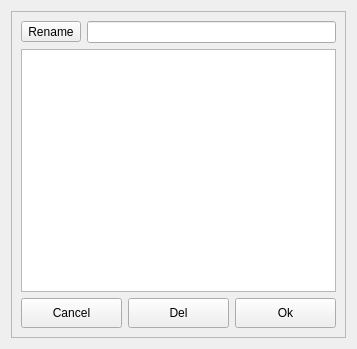
<?xml version="1.0" encoding="UTF-8"?>
<ui version="4.0">
 <class>CategoryList</class>
 <widget class="QDialog" name="CategoryList">
  <property name="geometry">
   <rect>
    <x>0</x>
    <y>0</y>
    <width>357</width>
    <height>349</height>
   </rect>
  </property>
  <property name="windowTitle">
   <string>Dialog</string>
  </property>
  <property name="styleSheet">
   <string notr="true"/>
  </property>
  <layout class="QVBoxLayout" name="verticalLayout_2">
   <item>
    <widget class="QFrame" name="frame">
     <property name="frameShape">
      <enum>QFrame::Shape::StyledPanel</enum>
     </property>
     <property name="frameShadow">
      <enum>QFrame::Shadow::Raised</enum>
     </property>
     <layout class="QVBoxLayout" name="verticalLayout">
      <item>
       <layout class="QHBoxLayout" name="horizontalLayout_2">
        <item>
         <widget class="QToolButton" name="btnRename">
          <property name="sizePolicy">
           <sizepolicy hsizetype="Preferred" vsizetype="Fixed">
            <horstretch>0</horstretch>
            <verstretch>0</verstretch>
           </sizepolicy>
          </property>
          <property name="text">
           <string>Rename</string>
          </property>
         </widget>
        </item>
        <item>
         <widget class="QLineEdit" name="editRename"/>
        </item>
       </layout>
      </item>
      <item>
       <widget class="QListWidget" name="listWidget">
        <property name="styleSheet">
         <string notr="true"/>
        </property>
        <property name="dragDropMode">
         <enum>QAbstractItemView::DragDropMode::NoDragDrop</enum>
        </property>
        <property name="defaultDropAction">
         <enum>Qt::DropAction::CopyAction</enum>
        </property>
        <property name="viewMode">
         <enum>QListView::ViewMode::ListMode</enum>
        </property>
       </widget>
      </item>
      <item>
       <layout class="QHBoxLayout" name="horizontalLayout">
        <item>
         <widget class="QToolButton" name="btnCancel">
          <property name="sizePolicy">
           <sizepolicy hsizetype="Preferred" vsizetype="Fixed">
            <horstretch>0</horstretch>
            <verstretch>0</verstretch>
           </sizepolicy>
          </property>
          <property name="minimumSize">
           <size>
            <width>0</width>
            <height>30</height>
           </size>
          </property>
          <property name="text">
           <string>Cancel</string>
          </property>
         </widget>
        </item>
        <item>
         <widget class="QToolButton" name="btnDel">
          <property name="sizePolicy">
           <sizepolicy hsizetype="Preferred" vsizetype="Fixed">
            <horstretch>0</horstretch>
            <verstretch>0</verstretch>
           </sizepolicy>
          </property>
          <property name="minimumSize">
           <size>
            <width>0</width>
            <height>30</height>
           </size>
          </property>
          <property name="text">
           <string>Del</string>
          </property>
         </widget>
        </item>
        <item>
         <widget class="QToolButton" name="btnOk">
          <property name="sizePolicy">
           <sizepolicy hsizetype="Preferred" vsizetype="Fixed">
            <horstretch>0</horstretch>
            <verstretch>0</verstretch>
           </sizepolicy>
          </property>
          <property name="minimumSize">
           <size>
            <width>0</width>
            <height>30</height>
           </size>
          </property>
          <property name="text">
           <string>Ok</string>
          </property>
         </widget>
        </item>
       </layout>
      </item>
     </layout>
    </widget>
   </item>
  </layout>
 </widget>
 <resources/>
 <connections/>
</ui>
